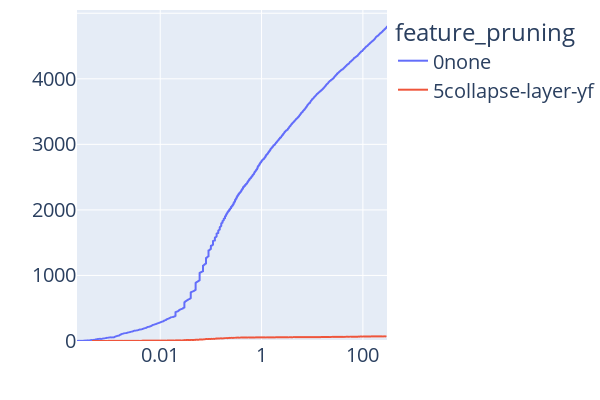
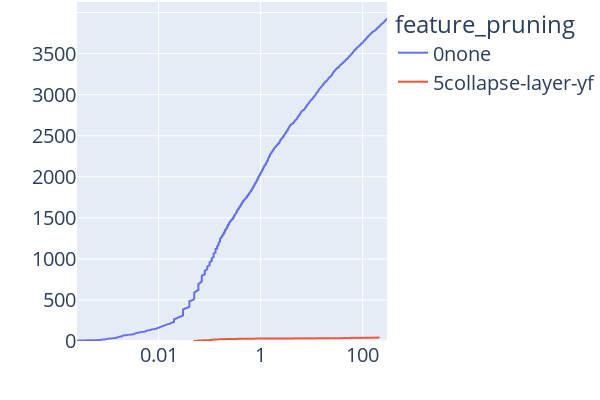
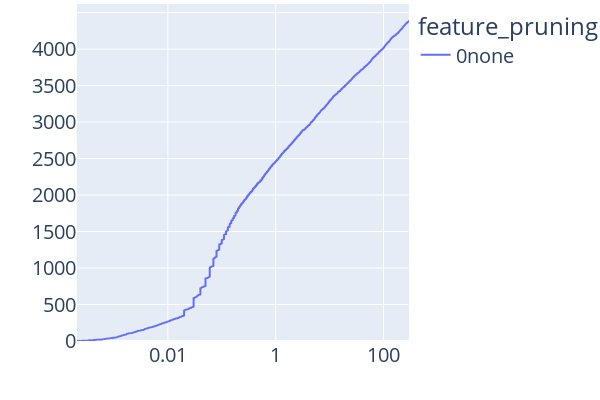
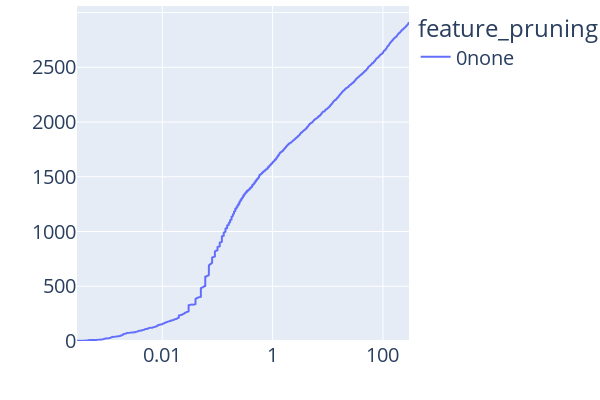

Write notebook code for charts like these, in order.
### Code cell
for optimisation, iterations in product(["svr", "rank-svm"], ["2", "4"]):
    print(optimisation, iterations)
    df = get_plan_df_copy()
    df = df[df.optimiser == optimisation]
    df = df[df.iterations == iterations]
    df = df[df.solved]
    df.solved = df.solved.astype(int)

    fig = px.ecdf(df, x="runtime", color="feature_pruning", ecdfnorm=None, log_x=True)
    # hide axis labels
    fig.update_xaxes(title_text="")
    fig.update_yaxes(title_text="")
    # size
    fig.update_layout(width=600, height=400)
    # remove margins
    fig.update_layout(margin=dict(l=0, r=0, t=0, b=0))
    # font size
    fig.update_layout(font=dict(size=20))
    # hide legend
    # fig.update_layout(showlegend=False)

    fig.show()

### Figure 1 — Plotly figure (JSON) as saved in the notebook; plotly's stock layout.template omitted (floating-point values rounded to 4 significant figures; data arrays with more than 128 entries replaced by an {"elided": "..."} marker saying what was removed)
{"data": [{"hovertemplate": "feature_pruning=0none<br>runtime=%{x}<br>count=%{y}<extra></extra>", "legendgroup": "0none", "line": {"dash": "solid", "shape": "hv"}, "marker": {"color": "#636efa", "symbol": "circle"}, "mode": "lines", "name": "0none", "showlegend": true, "type": "scattergl", "x": {"elided": "4797 float values"}, "xaxis": "x", "y": {"elided": "4797 int values"}, "yaxis": "y"}, {"hovertemplate": "feature_pruning=5collapse-layer-yf<br>runtime=%{x}<br>count=%{y}<extra></extra>", "legendgroup": "5collapse-layer-yf", "line": {"dash": "solid", "shape": "hv"}, "marker": {"color": "#EF553B", "symbol": "circle"}, "mode": "lines", "name": "5collapse-layer-yf", "showlegend": true, "type": "scattergl", "x": [0.000469, 0.000928, 0.001899, 0.004065, 0.004259, 0.00449, 0.01373, 0.01981, 0.02, 0.02, 0.02684, 0.02794, 0.03, 0.03, 0.03304, 0.04, 0.04587, 0.05, 0.05, 0.05, 0.05794, 0.06, 0.06, 0.06, 0.07, 0.07365, 0.07412, 0.07835, 0.08, 0.08, 0.09, 0.1, 0.11, 0.12, 0.1212, 0.1219, 0.13, 0.13, 0.14, 0.15, 0.1724, 0.18, 0.18, 0.19, 0.2, 0.2189, 0.2295, 0.2471, 0.2792, 0.2978, 0.3206, 0.38, 0.39, 0.5368, 0.75, 1.25, 1.88, 3.52, 4.144, 4.249, 15.07, 23.17, 24.17, 43.43, 46.69, 54.79, 79.45, 87.76, 101.0, 143.8, 256.2, 281.4], "xaxis": "x", "y": [1, 2, 3, 4, 5, 6, 7, 8, 9, 10, 11, 12, 13, 14, 15, 16, 17, 18, 19, 20, 21, 22, 23, 24, 25, 26, 27, 28, 29, 30, 31, 32, 33, 34, 35, 36, 37, 38, 39, 40, 41, 42, 43, 44, 45, 46, 47, 48, 49, 50, 51, 52, 53, 54, 55, 56, 57, 58, 59, 60, 61, 62, 63, 64, 65, 66, 67, 68, 69, 70, 71, 72], "yaxis": "y"}], "layout": {"font": {"size": 20}, "height": 400, "legend": {"title": {"text": "feature_pruning"}, "tracegroupgap": 0}, "margin": {"b": 0, "l": 0, "r": 0, "t": 0}, "width": 600, "xaxis": {"anchor": "y", "domain": [0, 1], "title": {"text": ""}, "type": "log"}, "yaxis": {"anchor": "x", "domain": [0, 1], "rangemode": "tozero", "title": {"text": ""}}}}

### Figure 2 — Plotly figure (JSON) as saved in the notebook; plotly's stock layout.template omitted (floating-point values rounded to 4 significant figures; data arrays with more than 128 entries replaced by an {"elided": "..."} marker saying what was removed)
{"data": [{"hovertemplate": "feature_pruning=0none<br>runtime=%{x}<br>count=%{y}<extra></extra>", "legendgroup": "0none", "line": {"dash": "solid", "shape": "hv"}, "marker": {"color": "#636efa", "symbol": "circle"}, "mode": "lines", "name": "0none", "showlegend": true, "type": "scattergl", "x": {"elided": "3922 float values"}, "xaxis": "x", "y": {"elided": "3922 int values"}, "yaxis": "y"}, {"hovertemplate": "feature_pruning=5collapse-layer-yf<br>runtime=%{x}<br>count=%{y}<extra></extra>", "legendgroup": "5collapse-layer-yf", "line": {"dash": "solid", "shape": "hv"}, "marker": {"color": "#EF553B", "symbol": "circle"}, "mode": "lines", "name": "5collapse-layer-yf", "showlegend": true, "type": "scattergl", "x": [0.05, 0.05, 0.06, 0.06, 0.06, 0.06, 0.07, 0.07, 0.07, 0.08, 0.1, 0.1, 0.1, 0.11, 0.11, 0.11, 0.12, 0.12, 0.13, 0.14, 0.15, 0.15, 0.16, 0.21, 0.29, 0.34, 0.35, 0.47, 0.76, 0.84, 1.18, 4.36, 12.51, 25.64, 36.83, 43.65, 53.04, 54.44, 71.1, 107.5, 150.3, 175.1, 204.7], "xaxis": "x", "y": [1, 2, 3, 4, 5, 6, 7, 8, 9, 10, 11, 12, 13, 14, 15, 16, 17, 18, 19, 20, 21, 22, 23, 24, 25, 26, 27, 28, 29, 30, 31, 32, 33, 34, 35, 36, 37, 38, 39, 40, 41, 42, 43], "yaxis": "y"}], "layout": {"font": {"size": 20}, "height": 400, "legend": {"title": {"text": "feature_pruning"}, "tracegroupgap": 0}, "margin": {"b": 0, "l": 0, "r": 0, "t": 0}, "width": 600, "xaxis": {"anchor": "y", "domain": [0, 1], "title": {"text": ""}, "type": "log"}, "yaxis": {"anchor": "x", "domain": [0, 1], "rangemode": "tozero", "title": {"text": ""}}}}

### Figure 3 — Plotly figure (JSON) as saved in the notebook; plotly's stock layout.template omitted (floating-point values rounded to 4 significant figures; data arrays with more than 128 entries replaced by an {"elided": "..."} marker saying what was removed)
{"data": [{"hovertemplate": "feature_pruning=0none<br>runtime=%{x}<br>count=%{y}<extra></extra>", "legendgroup": "0none", "line": {"dash": "solid", "shape": "hv"}, "marker": {"color": "#636efa", "symbol": "circle"}, "mode": "lines", "name": "0none", "showlegend": true, "type": "scattergl", "x": {"elided": "4387 float values"}, "xaxis": "x", "y": {"elided": "4387 int values"}, "yaxis": "y"}], "layout": {"font": {"size": 20}, "height": 400, "legend": {"title": {"text": "feature_pruning"}, "tracegroupgap": 0}, "margin": {"b": 0, "l": 0, "r": 0, "t": 0}, "width": 600, "xaxis": {"anchor": "y", "domain": [0, 1], "title": {"text": ""}, "type": "log"}, "yaxis": {"anchor": "x", "domain": [0, 1], "rangemode": "tozero", "title": {"text": ""}}}}

### Figure 4 — Plotly figure (JSON) as saved in the notebook; plotly's stock layout.template omitted (floating-point values rounded to 4 significant figures; data arrays with more than 128 entries replaced by an {"elided": "..."} marker saying what was removed)
{"data": [{"hovertemplate": "feature_pruning=0none<br>runtime=%{x}<br>count=%{y}<extra></extra>", "legendgroup": "0none", "line": {"dash": "solid", "shape": "hv"}, "marker": {"color": "#636efa", "symbol": "circle"}, "mode": "lines", "name": "0none", "showlegend": true, "type": "scattergl", "x": {"elided": "2907 float values"}, "xaxis": "x", "y": {"elided": "2907 int values"}, "yaxis": "y"}], "layout": {"font": {"size": 20}, "height": 400, "legend": {"title": {"text": "feature_pruning"}, "tracegroupgap": 0}, "margin": {"b": 0, "l": 0, "r": 0, "t": 0}, "width": 600, "xaxis": {"anchor": "y", "domain": [0, 1], "title": {"text": ""}, "type": "log"}, "yaxis": {"anchor": "x", "domain": [0, 1], "rangemode": "tozero", "title": {"text": ""}}}}
